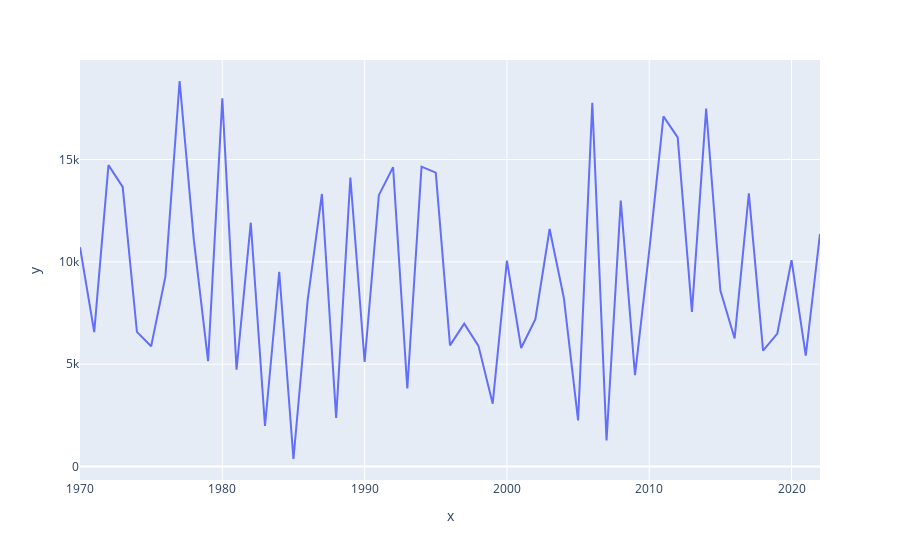

The code cell stored with this chart in its notebook:
### Code cell
px.line(x=year, y=obs)

### Figure 1 — Plotly figure (JSON) as saved in the notebook; plotly's stock layout.template omitted (floating-point values rounded to 4 significant figures)
{"data": [{"hovertemplate": "x=%{x}<br>y=%{y}<extra></extra>", "legendgroup": "", "line": {"color": "#636efa", "dash": "solid"}, "marker": {"symbol": "circle"}, "mode": "lines", "name": "", "orientation": "v", "showlegend": false, "type": "scatter", "x": [1970, 1971, 1972, 1973, 1974, 1975, 1976, 1977, 1978, 1979, 1980, 1981, 1982, 1983, 1984, 1985, 1986, 1987, 1988, 1989, 1990, 1991, 1992, 1993, 1994, 1995, 1996, 1997, 1998, 1999, 2000, 2001, 2002, 2003, 2004, 2005, 2006, 2007, 2008, 2009, 2010, 2011, 2012, 2013, 2014, 2015, 2016, 2017, 2018, 2019, 2020, 2021, 2022], "xaxis": "x", "y": [10714, 6567, 14726, 13660, 6580, 5876, 9280, 18837, 11061, 5147, 17987, 4733, 11912, 1980, 9518, 367, 8135, 13316, 2376, 14120, 5108, 13259, 14628, 3812, 14652, 14360, 5920, 6978, 5895, 3069, 10056, 5791, 7203, 11606, 8237, 2255, 17770, 1276, 12993, 4461, 10537, 17107, 16081, 7554, 17484, 8598, 6257, 13346, 5665, 6498, 10084, 5422, 11366], "yaxis": "y"}], "layout": {"legend": {"tracegroupgap": 0}, "margin": {"t": 60}, "xaxis": {"anchor": "y", "domain": [0, 1], "title": {"text": "x"}}, "yaxis": {"anchor": "x", "domain": [0, 1], "title": {"text": "y"}}}}
